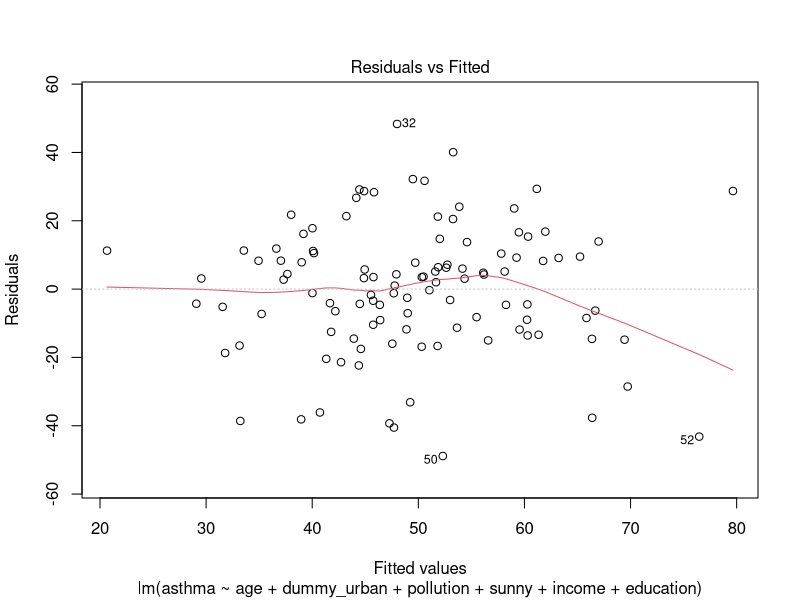
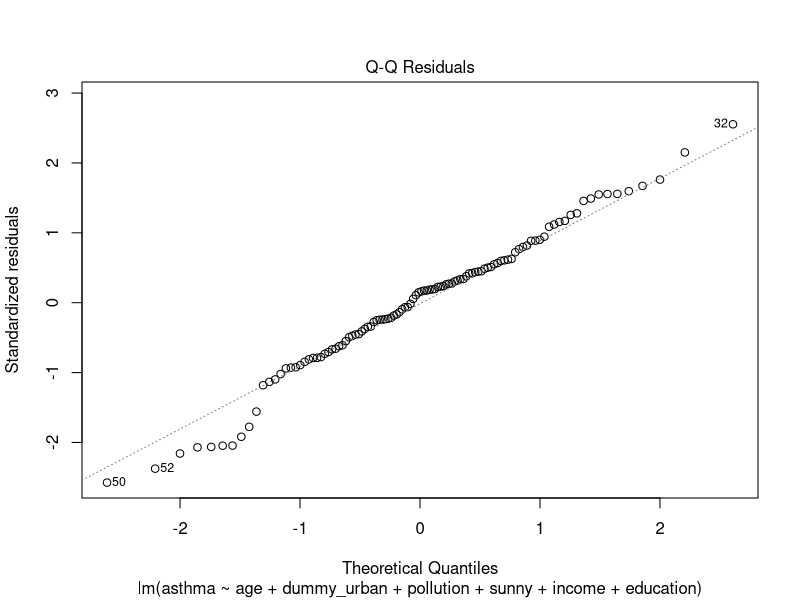
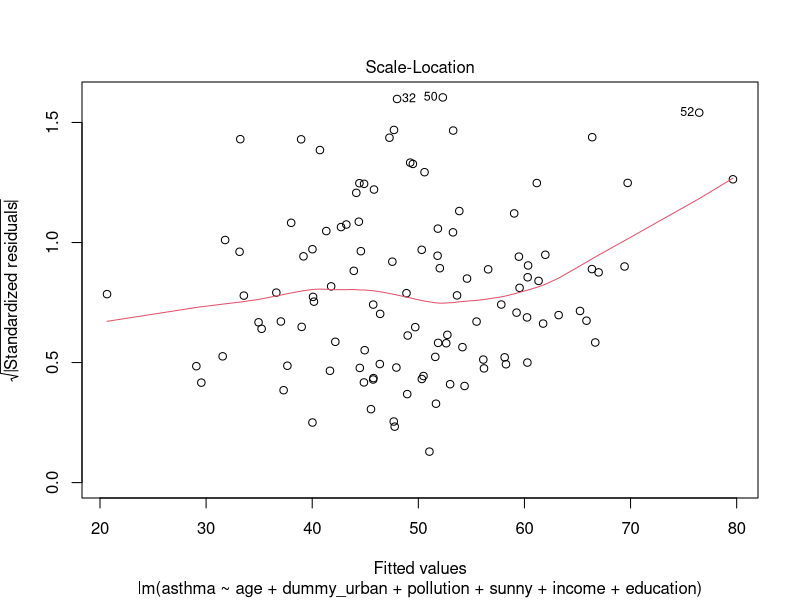
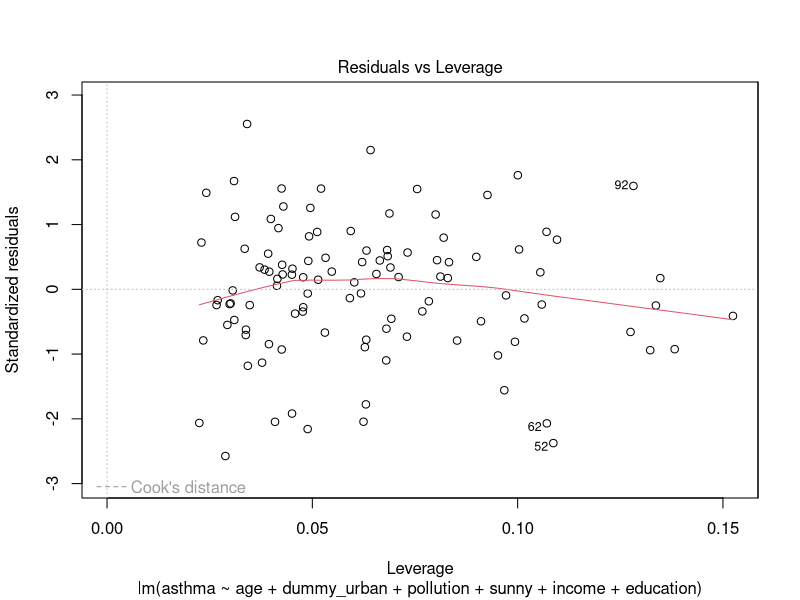

The R script that drew these images, in order:
# The dataset asthma.txt contains data regarding asthma prevalence across the 110 Italian provinces, identified by
# province id and grouped by their regional code region id.
# For each province, the dataset includes the following variables: average age, air pollution index, average
# number of sunny days per month, average tobacco consumption, average household income, average education
# level, and asthma prevalence rate, standardized per 10,000 residents. Additionally, the dataset includes a categorical
# variable urban indicating whether the province is categorized as urban or not.
# All numerical variables have been scaled to have a mean 0 and a standard deviation 1.
# a) Implement the following linear regression model M0:
#   asthma =
#      and k the grouping variable induced by urban.
#   Report the estimates of the parameters of the model fitted with Ordinary Least Squares and verify the model
#   assumptions.
#   b) Can we affirm at 90% confidence level that the age has a positive e↵ect on asthma prevalence? Additionally,
# provide an 95% confidence interval for the mean di↵erence between the asthma prevalence in an urban province
# and in a non-urban one
# c) After having reduced the model M0, if appropriate, update it by introducing a compound-Symmetry Correlation
# Structure using the region as a grouping factor (model M1). Provide a 99% confidence interval for the
# parameters ⇢ and of the compound symmetry.
# d) From the possibly reduced version of the model M0, update it now by introducing a random intercept related
# to the regional grouping factor (model M2). What do you observe? Provide the estimate of the standard
# deviation of the random intercept along with the one of the error term.


asma = read.table("asthma.txt", header = TRUE)
attach(asma)
dummy_urban = as.numeric(as.factor(urban))-1 #1 = yes, 0 = No
M0 = lm(asthma ~ age + dummy_urban + pollution + sunny + income + education )
summary(M0)
plot(M0)

#b) No we cannot  affirm at 90% confidence level that the age has a positive effect on asthma prevalence
# since the null HO of the T test on the variable age cannot be rejected at level alpha = 0.1. 
# This means that we cannot reject the hypotesis that the age has no effect on astma, hence  we can't say it
# neither have a positive(or negative) effect. 

# However we can futher investigate the regressor that have positive/negetive effect by developing an improved 
# model and inspect its charasterictiscs. 

asthma_urban = asthma[which(urban == "Yes")]
asthma_no = asthma[which(urban == "No")]
diff = asthma_urban - asthma_no 


means = tapply(asthma, urban, mean)
mu = as.numeric( means[2] - means[1] ) 
table(urban)
n = 55 
alpha = 0.05
bonf.correction = qt(1-alpha/2, n -1 )

BCI = cbind(
  inf = mu - bonf.correction * sqrt(var(diff)/n),
  center = mu,
  sup = mu + bonf.correction *  sqrt(var(diff)/n)
)

BCI

# in 

